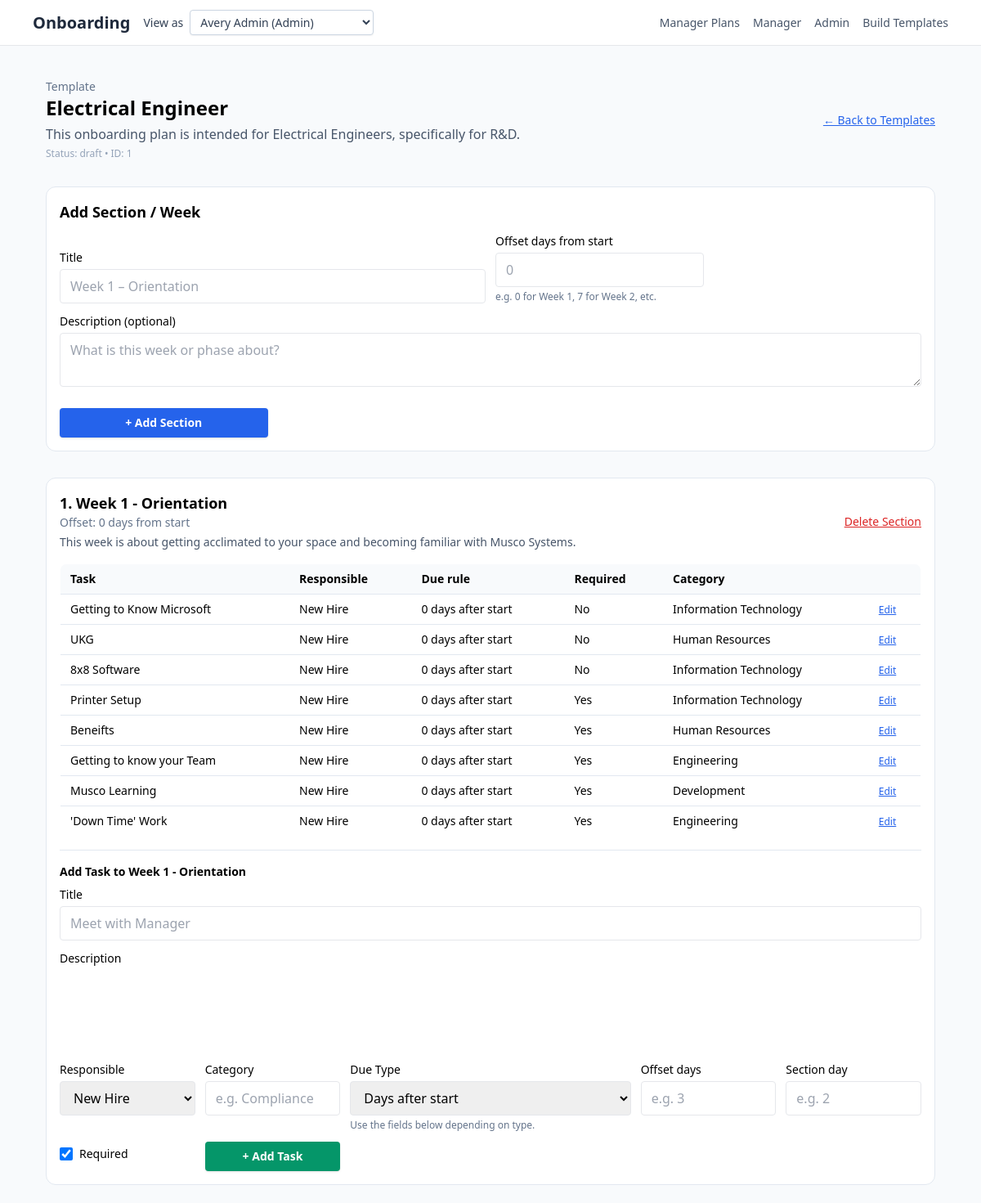
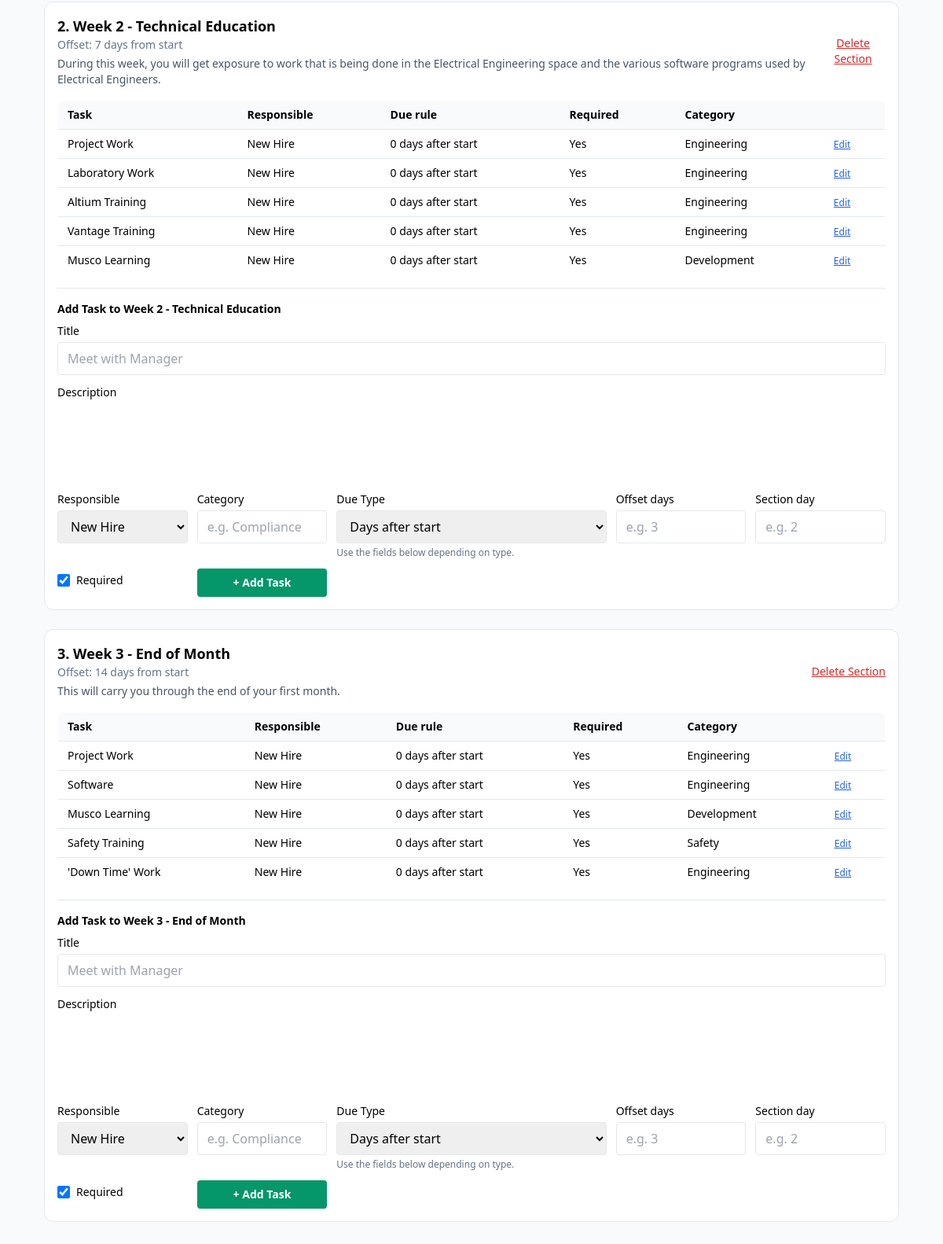
/templates/1/edit, run on an earlier commit of the app's database (2 pictures, top to bottom).
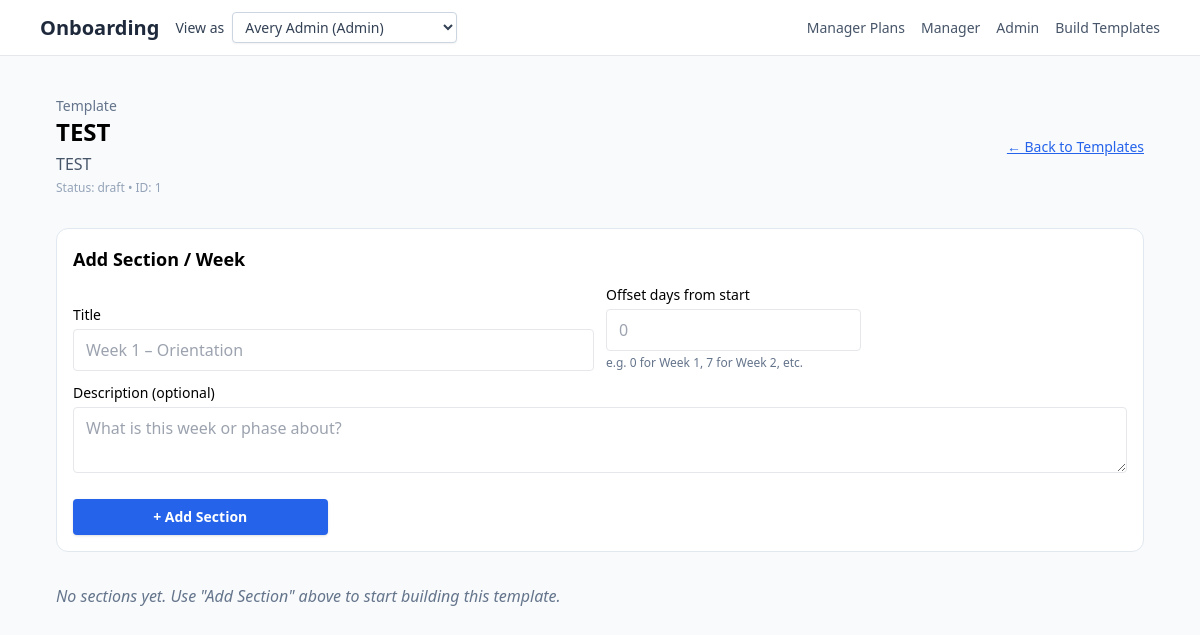
And on a later commit of the database.
### Onboarding/models.py (models this page shows, shortened)
class OnboardingTemplate(db.Model):
    __tablename__ = "onboarding_templates"
    id = db.Column(db.Integer, primary_key=True)
    name = db.Column(db.String(200), nullable=False)
    description = db.Column(db.Text, nullable=True)
    status = db.Column(
        db.String(32),
        nullable=False,
        default=TemplateStatusEnum.DRAFT.value,
    )
    target_role = db.Column(db.String(120), nullable=True)  # e.g. 'Engineer'
    department = db.Column(db.String(120), nullable=True)
    location = db.Column(db.String(120), nullable=True)
    estimated_duration_days = db.Column(db.Integer, nullable=True)
    version = db.Column(db.String(50), nullable=True)
    created_by_id = db.Column(db.Integer, db.ForeignKey("users.id"), nullable=True)
    created_by = db.relationship("User", backref="created_templates")
    created_at = db.Column(db.DateTime, nullable=False, default=date.today)
    updated_at = db.Column(
        db.DateTime,
        nullable=False,
        default=date.today,
        onupdate=date.today,
    )
    sections = db.relationship(
        "TemplateSection",
        back_populates="template",
        lazy="selectin",
        cascade="all, delete-orphan",
        order_by="TemplateSection.order_index.asc()",
    )

class TemplateSection(db.Model):
    __tablename__ = "template_sections"
    id = db.Column(db.Integer, primary_key=True)
    template_id = db.Column(
        db.Integer,
        db.ForeignKey("onboarding_templates.id"),
        nullable=False,
    )
    template = db.relationship("OnboardingTemplate", back_populates="sections")
    title = db.Column(db.String(200), nullable=False)
    description = db.Column(db.Text, nullable=True)
    order_index = db.Column(db.Integer, nullable=False, default=1)
    offset_days = db.Column(db.Integer, nullable=True)
    tasks = db.relationship(
        "TemplateTask",
        back_populates="section",
        lazy="selectin",
        cascade="all, delete-orphan",
        order_by="TemplateTask.order_index.asc()",
    )

class TemplateTask(db.Model):
    __tablename__ = "template_tasks"
    id = db.Column(db.Integer, primary_key=True)
    section_id = db.Column(
        db.Integer,
        db.ForeignKey("template_sections.id"),
        nullable=False,
    )
    section = db.relationship("TemplateSection", back_populates="tasks")
    title = db.Column(db.String(255), nullable=False)
    description = db.Column(db.Text, nullable=True)
    responsible_party = db.Column(
        db.String(32),
        nullable=False,
        default=ResponsiblePartyEnum.NEW_HIRE.value,
    )
    due_type = db.Column(
        db.String(32),
        nullable=False,
        default=DueTypeEnum.DAYS_FROM_START.value,
    )
    offset_days = db.Column(db.Integer, nullable=True)
    section_day = db.Column(db.Integer, nullable=True)
    category = db.Column(db.String(120), nullable=True)  # e.g. 'Compliance'
    is_required = db.Column(db.Boolean, nullable=False, default=True)
    default_estimated_minutes = db.Column(db.Integer, nullable=True)
    order_index = db.Column(db.Integer, nullable=False, default=1)

### app.py (the view)
@app.get("/templates/<int:template_id>/edit")
def edit_template(template_id: int):
    user = current_user()
    require_builder_or_admin(user)
    tpl = (
        OnboardingTemplate.query.options(
            selectinload(OnboardingTemplate.sections).selectinload(
                TemplateSection.tasks
            )
        )
        .filter_by(id=template_id)
        .first_or_404()
    )
    return render_template(
        "template_edit.html",
        user=user,
        template=tpl,
    )

### app.py (called while the page is built)
def current_user() -> User:
    email = request.headers.get("X-User-Email") or request.args.get("as_user")
    query = User.query.options(selectinload(User.onboarding_plan))
    if email:
        user = query.filter_by(email=email).first()
        if not user:
            abort(404, description="User not found")
        return user
    user = query.order_by(User.id.asc()).first()
    if not user:
        abort(404, description="No users available")
    return user

def require_builder_or_admin(user: User):
    allowed = {RoleEnum.BUILDER.value, RoleEnum.ADMIN.value}
    if user.role not in allowed:
        abort(403)

@app.context_processor
def inject_user():
    u = session.get("user")
    return {"user": u or {"role": "guest"}}

@app.context_processor
def inject_user_switcher():
    users = User.query.order_by(User.role.asc(), User.full_name.asc()).all()
    active_user = None
    try:
        active_user = current_user()
    except Exception:
        active_user = None
    return {
        "switchable_users": users,
        "nav_current_user": active_user,
    }

### templates/template_edit.html (shortened to what the changed rows need)
{% extends "base.html" %}
{% block content %}
<link href="https://cdn.quilljs.com/1.3.6/quill.snow.css" rel="stylesheet">
<div class="max-w-6xl mx-auto px-4 py-6 space-y-8">
  <div class="flex items-center justify-between">
    <div>
      <p class="text-sm text-slate-500">Template</p>
      <h1 class="text-2xl font-bold">{{ template.name }}</h1>
      <p class="mt-1 text-slate-600">
        {{ template.description or "No description yet." }}
      </p>
      <p class="mt-1 text-xs text-slate-400">
        Status: {{ template.status }} • ID: {{ template.id }}
      </p>
    </div>
  </div>
  <div class="bg-white border border-slate-200 rounded-xl p-4">
    <h2 class="text-lg font-semibold mb-3">Add Section / Week</h2>
  </div>
  <div class="space-y-6">
    {% if template.sections %}
      {% for section in template.sections %}
        <div class="bg-white border border-slate-200 rounded-xl p-4 space-y-4">
          <div class="flex items-center justify-between">
            <div>
              <h2 class="text-lg font-semibold">
                {{ loop.index }}. {{ section.title }}
              </h2>
              <p class="text-sm text-slate-500">
                Offset:
                {{ section.offset_days if section.offset_days is not none else 0 }}
                days from start
              </p>
              {% if section.description %}
                <p class="mt-1 text-sm text-slate-600">
                  {{ section.description }}
                </p>
              {% endif %}
            </div>
            <div class="ml-4">
              <form method="post"
                    action="{{ url_for('delete_template_section', template_id=template.id, section_id=section.id) }}"
                    onsubmit="return confirm('Delete this section? All tasks within it will also be deleted. This cannot be undone.');">
                <button type="submit"
                        class="text-sm text-red-600 hover:text-red-800 underline">
                  Delete Section
                </button>
              </form>
            </div>
          </div>
          <div class="overflow-x-auto">
            <table class="min-w-full text-sm border border-slate-200 rounded-lg overflow-hidden">
              <thead class="bg-slate-50">
                <tr>
                  <th class="px-3 py-2 text-left">Task</th>
                  <th class="px-3 py-2 text-left">Responsible</th>
                  <th class="px-3 py-2 text-left">Due rule</th>
                  <th class="px-3 py-2 text-left">Required</th>
                  <th class="px-3 py-2 text-left">Category</th>
                  <th class="px-3 py-2 text-left"></th>
                </tr>
              </thead>
              <tbody>
                {% if section.tasks %}
                  {% for t in section.tasks %}
                    <tr class="border-t border-slate-200">
                      <td class="px-3 py-2">{{ t.title }}</td>
                      <td class="px-3 py-2">
                        {% if t.responsible_party == "manager" %}
                          Manager
                        {% elif t.responsible_party == "other" %}
                          Other
                        {% else %}
                          New Hire
                        {% endif %}
                      </td>
                      <td class="px-3 py-2">
                        {% if t.due_type == 'days_from_start' %}
                          {{ t.offset_days or 0 }} days after start
                        {% elif t.due_type == 'day_within_section' %}
                          Day {{ t.section_day or 1 }} of section
                        {% else %}
                          –
                        {% endif %}
                      </td>
                      <td class="px-3 py-2">
                        {% if t.is_required %}Yes{% else %}No{% endif %}
                      </td>
                      <td class="px-3 py-2">
                        {{ t.category or '-' }}
                      </td>
                      <td class="px-3 py-2">
                        <a href="{{ url_for('edit_template_task',
                                            template_id=template.id,
                                            section_id=section.id,
                                            task_id=t.id) }}"
                           class="text-blue-600 underline text-xs">
                          Edit
                        </a>
                      </td>
                    </tr>
                  {% endfor %}
                {% endif %}
              </tbody>
            </table>
          </div>
          <div class="border-t border-slate-200 pt-4">
            <h3 class="text-sm font-semibold mb-2">
              Add Task to {{ section.title }}
            </h3>
            <form method="post"
                  action="{{ url_for('add_template_task',
                                     template_id=template.id,
                                     section_id=section.id) }}"
                  class="grid grid-cols-1 md:grid-cols-6 gap-3 items-baseline">
              <div class="md:col-span-6">
                <label class="block text-sm font-medium mb-1">Title</label>
                <input type="text" name="title"
                       placeholder="Meet with Manager"
                       class="w-full border rounded px-3 py-2" />
              </div>
              <div class="md:col-span-6 task-desc-container">
                <label class="block text-sm font-medium mb-1">
                  Description
                </label>
                <div class="bg-white">
                  <div class="quill-editor" style="height: 100px;"></div>
                </div>
              </div>
              <div>
                <label class="block text-sm font-medium mb-1">
                  Responsible
                </label>
                <select name="responsible_party"
                        class="w-full border rounded px-3 py-2">
                  <option value="new_hire">New Hire</option>
                </select>
              </div>
              <div>
                <label class="block text-sm font-medium mb-1">
                  Category
                </label>
                <input type="text" name="category"
                       placeholder="e.g. Compliance"
                       class="w-full border rounded px-3 py-2" />
              </div>
              <div class="md:col-span-2">
                <label class="block text-sm font-medium mb-1">
                  Due Type
                </label>
                <select name="due_type"
                        class="w-full border rounded px-3 py-2">
                  <option value="days_from_start">Days after start</option>
                </select>
                <p class="text-xs text-slate-500 mt-1">
                  Use the fields below depending on type.
                </p>
              </div>
              <div>
                <label class="block text-sm font-medium mb-1">
                  Offset days
                </label>
                <input type="number" name="offset_days"
                       placeholder="e.g. 3"
                       class="w-full border rounded px-3 py-2" />
              </div>
              <div>
                <label class="block text-sm font-medium mb-1">
                  Section day
                </label>
                <input type="number" name="section_day"
                       placeholder="e.g. 2"
                       class="w-full border rounded px-3 py-2" />
              </div>
              <div class="flex items-center gap-2">
                <input id="required-{{ section.id }}"
                       type="checkbox"
                       name="is_required"
                       class="h-4 w-4 border rounded"
                       checked />
                <label for="required-{{ section.id }}"
                       class="text-sm font-medium">
                  Required
                </label>
              </div>
              <div class="md:col-span-1">
                <button type="submit"
                        class="w-full inline-flex justify-center items-center px-4 py-2 rounded bg-emerald-600 text-white text-sm font-semibold shadow">
                  + Add Task
                </button>
              </div>
            </form>
          </div>
        </div>
      {% endfor %}
    {% else %}
      <p class="text-slate-500 italic">
        No sections yet. Use "Add Section" above to start building this template.
      </p>
    {% endif %}
  </div>
</div>
{% endblock %}

What changed in the data, as far as the page shows it:
removed TemplateSection: title "Week 1 - Orientation", offset_days "0", description "This week is about getting acclimated to your space and becoming familiar with Musco Systems."
removed TemplateTask: title "Getting to Know Microsoft", responsible_party "New Hire", offset_days "0", is_required "No", category "Information Technology", shown under "Week 1 - Orientation"
removed TemplateTask: title "UKG", responsible_party "New Hire", offset_days "0", is_required "No", category "Human Resources", shown under "Week 1 - Orientation"
removed TemplateTask: title "8x8 Software", responsible_party "New Hire", offset_days "0", is_required "No", category "Information Technology", shown under "Week 1 - Orientation"
removed TemplateTask: title "Printer Setup", responsible_party "New Hire", offset_days "0", is_required "Yes", category "Information Technology", shown under "Week 1 - Orientation"
removed TemplateTask: title "Beneifts", responsible_party "New Hire", offset_days "0", is_required "Yes", category "Human Resources", shown under "Week 1 - Orientation"
removed TemplateTask: title "Getting to know your Team", responsible_party "New Hire", offset_days "0", is_required "Yes", category "Engineering", shown under "Week 1 - Orientation"
removed TemplateTask: title "Musco Learning", responsible_party "New Hire", offset_days "0", is_required "Yes", category "Development", shown under "Week 1 - Orientation"
removed TemplateTask: title "'Down Time' Work", responsible_party "New Hire", offset_days "0", is_required "Yes", category "Engineering", shown under "Week 1 - Orientation"
removed TemplateSection: title "Week 2 - Technical Education", offset_days "7", description "During this week, you will get exposure to work that is being done in the Electrical Engineering space and the various software programs used by Electrical Engineers."
removed TemplateTask: title "Project Work", responsible_party "New Hire", offset_days "0", is_required "Yes", category "Engineering", shown under "Week 2 - Technical Education"
removed TemplateTask: title "Laboratory Work", responsible_party "New Hire", offset_days "0", is_required "Yes", category "Engineering", shown under "Week 2 - Technical Education"
removed TemplateTask: title "Altium Training", responsible_party "New Hire", offset_days "0", is_required "Yes", category "Engineering", shown under "Week 2 - Technical Education"
removed TemplateTask: title "Vantage Training", responsible_party "New Hire", offset_days "0", is_required "Yes", category "Engineering", shown under "Week 2 - Technical Education"
removed TemplateTask: title "Musco Learning", responsible_party "New Hire", offset_days "0", is_required "Yes", category "Development", shown under "Week 2 - Technical Education"
removed TemplateSection: title "Week 3 - End of Month", offset_days "14", description "This will carry you through the end of your first month."
removed TemplateTask: title "Project Work", responsible_party "New Hire", offset_days "0", is_required "Yes", category "Engineering", shown under "Week 3 - End of Month"
removed TemplateTask: title "Software", responsible_party "New Hire", offset_days "0", is_required "Yes", category "Engineering", shown under "Week 3 - End of Month"
removed TemplateTask: title "Musco Learning", responsible_party "New Hire", offset_days "0", is_required "Yes", category "Development", shown under "Week 3 - End of Month"
removed TemplateTask: title "Safety Training", responsible_party "New Hire", offset_days "0", is_required "Yes", category "Safety", shown under "Week 3 - End of Month"
removed TemplateTask: title "'Down Time' Work", responsible_party "New Hire", offset_days "0", is_required "Yes", category "Engineering", shown under "Week 3 - End of Month"
changed OnboardingTemplate "draft": name "Electrical Engineer" → "TEST"; description "This onboarding plan is intended for Electrical Engineers, specifically for R&D." → "TEST"
Also different on the page:
text now shown: "No sections yet. Use \"Add Section\" above to start building this template."
